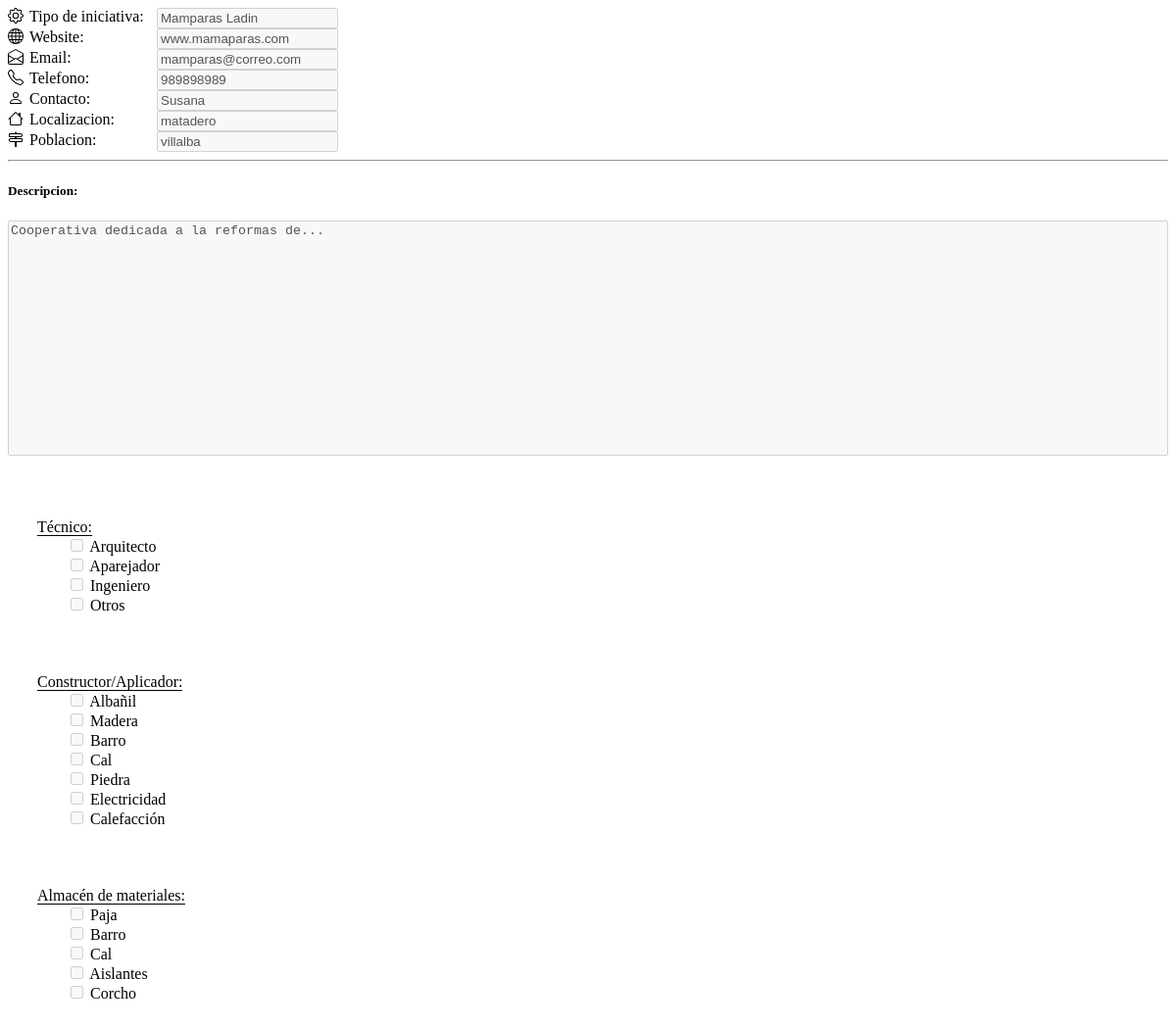
The app's page /vistas/verDatos.php?rec=3 with its own data.
### tables this page shows
CREATE TABLE `direcciones` (
  `id_dir` int(5) NOT NULL,
  `id_rec` int(5) NOT NULL,
  `direccion_dir` varchar(50) NOT NULL,
  `num_dir` int(5) NOT NULL,
  `poblacion_dir` varchar(40) NOT NULL,
  `lat_dir` float NOT NULL,
  `lon_dir` float NOT NULL
);

CREATE TABLE `recursos` (
  `id_rec` int(5) NOT NULL,
  `email_rec` varchar(35) NOT NULL,
  `pass_rec` varchar(20) NOT NULL,
  `nom_rec` varchar(30) NOT NULL,
  `tipo_rec` varchar(35) NOT NULL,
  `web_rec` varchar(35) NOT NULL,
  `tel_rec` int(9) NOT NULL,
  `cont_rec` varchar(30) NOT NULL,
  `desc_rec` text NOT NULL,
  `estado_rec` tinyint(1) NOT NULL
);

CREATE TABLE `categorias` (
  `id_cat` int(3) NOT NULL,
  `nom_cat` varchar(35) NOT NULL
);

CREATE TABLE `subcategorias` (
  `id_subcat` int(3) NOT NULL,
  `id_cat` int(3) NOT NULL,
  `nom_subcat` varchar(35) NOT NULL
);

### vistas/verDatos.php (the view, shortened to what this page needs)
<link rel="stylesheet" type="text/css" href="css/ver_datos.css">
<?php
$id= $_GET["rec"];
include ("../controladores/conexion_bd.php");
$sel = "SELECT * FROM recursos INNER JOIN direcciones ON recursos.id_rec=direcciones.id_rec WHERE recursos.id_rec='$id'";
$tabla = $con->query($sel);
$usuario = $tabla->fetch_array();
echo '
<form action="../controladores/actualizar_datos.php" method="POST">
	<div id="cuerpo" class="row">
		<div id="datos" class="col-sm-6">
			<div class="formCampo">
				<div class="formIconos"><img src="svg/gear.svg"></div>
				<label>Tipo de iniciativa:</label>
				<input class="mod_datos" type="text" name="camp_0" value="'.$usuario["nom_rec"].'" disabled>
			</div>
			<div class="formCampo">
				<div class="formIconos"><img src="svg/globe.svg"></div>
				<br><label>Website:</label>
				<input class="mod_datos" type="text" name="camp_1" value="'.$usuario["web_rec"].'" disabled>
			</div>
			<div class="formCampo">
				<div class="formIconos"><img src="svg/mail.svg"></div>
				<br><label>Email:</label>
				<input class="mod_datos" type="text" name="camp_2" value="'.$usuario["email_rec"].'" disabled>
			</div>
			<div class="formCampo">
				<div class="formIconos"><img src="svg/phone.svg"></div>
				<br><label>Telefono:</label>
				<input class="mod_datos" type="text" name="camp_3" value="'.$usuario["tel_rec"].'" disabled>
			</div>
			<div class="formCampo">
				<div class="formIconos"><img src="svg/person.svg"></div>
				<br><label>Contacto:</label>
				<input class="mod_datos" type="text" name="camp_4" value="'.$usuario["cont_rec"].'" disabled>
			</div>
			<div class="formCampo">
				<div class="formIconos"><img src="svg/house.svg"></div>
				<br><label>Localizacion:</label>
				<input class="mod_datos" type="text" name="camp_5" value="'.$usuario["direccion_dir"].'" disabled>
		 	</div>
		 	<div class="formCampo">
				<div class="formIconos"><img src="svg/town.svg"></div>
				<br><label>Poblacion:</label>
				<input class="mod_datos" type="text" name="camp_6" value="'.$usuario["poblacion_dir"].'" disabled>
		 	</div>
		</div>
				let texto_recurso="'.$usuario["direccion_dir"].' '.$usuario["num_dir"].' ";
				pin_mark('.$usuario["lat_dir"].','.$usuario["lon_dir"].',"'.$usuario["nom_rec"].'",texto_recurso);
	</div>
	<hr>
	<h5>Descripcion:</h5>
	<div id="desc">
		<textarea class="mod_datos" style ="width: 100%" name="camp_d" disabled>'.$usuario["desc_rec"].'</textarea>
	</div>
	<br>
</form>
';
echo"
<form action='' method='POST'>
<div id='cheks' class='row'>
";
	$categorias = $con->query("SELECT * FROM categorias");
	foreach($categorias as $row){
	    $cat = stripslashes($row['nom_cat']);
	    echo "
	    <div class='box col-sm-4 categoria'>
	    	<label class='tipo_categoria'>$cat:</label><br>
	    	<div class='subcategorias'>
	    ";
	    $id= $row["id_cat"];
	    $consultar_subcat ="SELECT * from subcategorias where id_cat='$id'";
		$subcategorias= $con->query($consultar_subcat);
		foreach($subcategorias as $row2){
		   $subcat = stripslashes($row2['nom_subcat']);
		   $subid  = stripslashes($row2['id_subcat']);
			echo'
			<input class="form-check-input mod_cat" type="checkbox" name="'.$subid.'" value="'.$subcat.'" disabled>
			<label class="form-check-label">'.$subcat.'</label><br>
			';
		}
		echo'</div>
		</div>
		';
	}
echo'
	</div>
	<br>
	<center>
		<input id="btn_actualizar_categorias" type="submit" value="actualizar">
		<input id="btn_cancelar_categorias" type="button" value="Cancelar" onclick="window.location.reload(true)">
	</center>
</form>';
?>

### vistas/css/ver_datos.css (style rules this page uses)
.formCampo { display: flex; flex-flow: wrap; }
.formIconos { width: 22px }
div#datos label { width: 130px; height: 15px; }
label.tipo_categoria { border-bottom: 1px solid black; }
textarea { resize: none; height: 30vh; }
.categoria { padding: 30px; }
.subcategorias { padding-left: 30px; }

### records on screen
direcciones: camp_0 "Mamparas Ladin", camp_1 "www.mamaparas.com", camp_2 "mamparas@correo.com", camp_3 "989898989", camp_4 "Susana", camp_5 "matadero", camp_6 "villalba", camp_d "Cooperativa dedicada a la reformas de..."
categorias: nom_cat "Técnico"
subcategorias: nom_subcat "Arquitecto"
subcategorias: nom_subcat "Aparejador"
subcategorias: nom_subcat "Ingeniero"
subcategorias: nom_subcat "Otros"
categorias: nom_cat "Constructor/Aplicador"
subcategorias: nom_subcat "Albañil"
subcategorias: nom_subcat "Madera"
subcategorias: nom_subcat "Barro"
subcategorias: nom_subcat "Cal"
subcategorias: nom_subcat "Piedra"
subcategorias: nom_subcat "Electricidad"
subcategorias: nom_subcat "Calefacción"
categorias: nom_cat "Almacén de materiales"
subcategorias: nom_subcat "Paja"
subcategorias: nom_subcat "Barro"
subcategorias: nom_subcat "Cal"
subcategorias: nom_subcat "Aislantes"
subcategorias: nom_subcat "Corcho"
